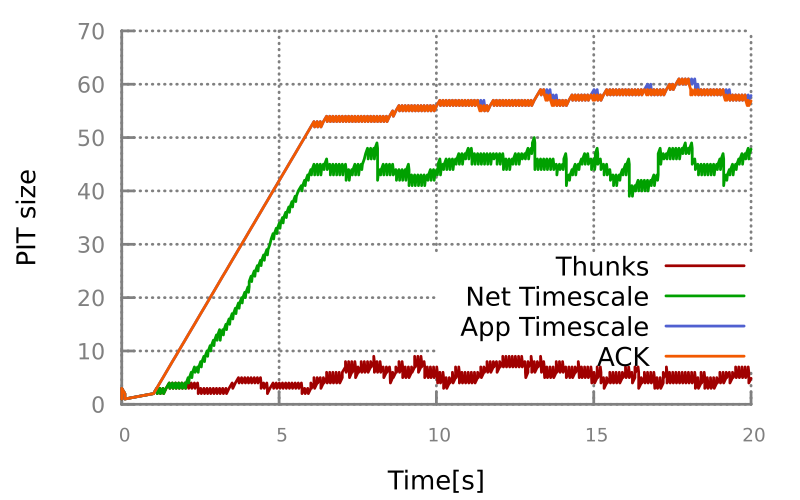

Generate this figure with gnuplot:
#!/usr/bin/gnuplot
reset
load 'style.gp'
set output "state_evolution.pdf"

set xlabel "Time[s]"
set ylabel "PIT size"

#set yrange[0:]
set xrange[0:20]
#set key center right
set key at screen 0.95,0.5


plot \
"state_evolution_thunks.dat" using 1:2 title 'Thunks' with lines ls 1, \
"state_evolution_net.dat" using 1:2 title 'Net Timescale' with lines ls 2, \
"state_evolution_app.dat" using 1:2 title 'App Timescale' with lines ls 3, \
"state_evolution_ack.dat" using 1:2 title 'ACK' with lines ls 4 \
